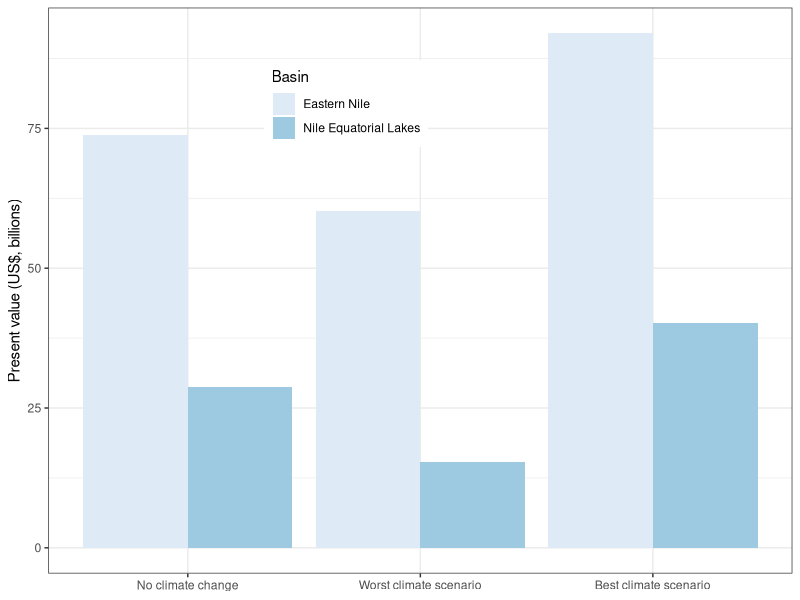
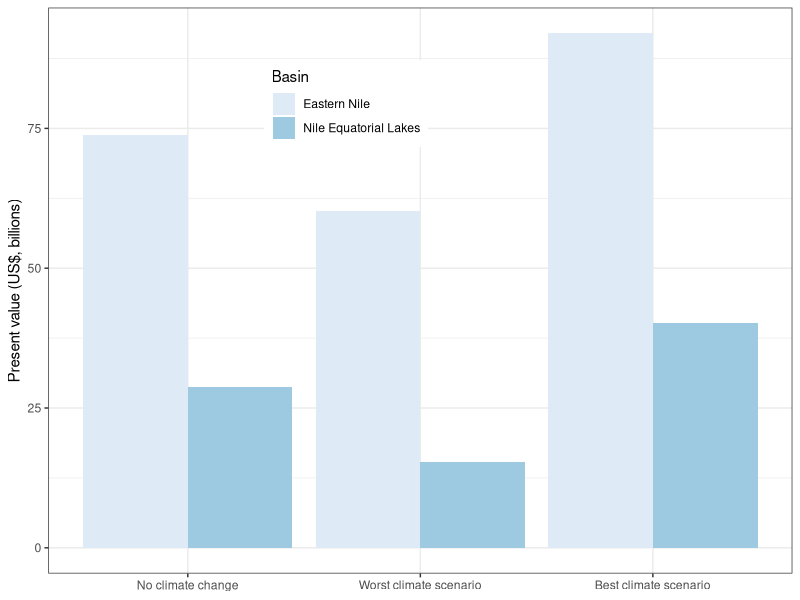
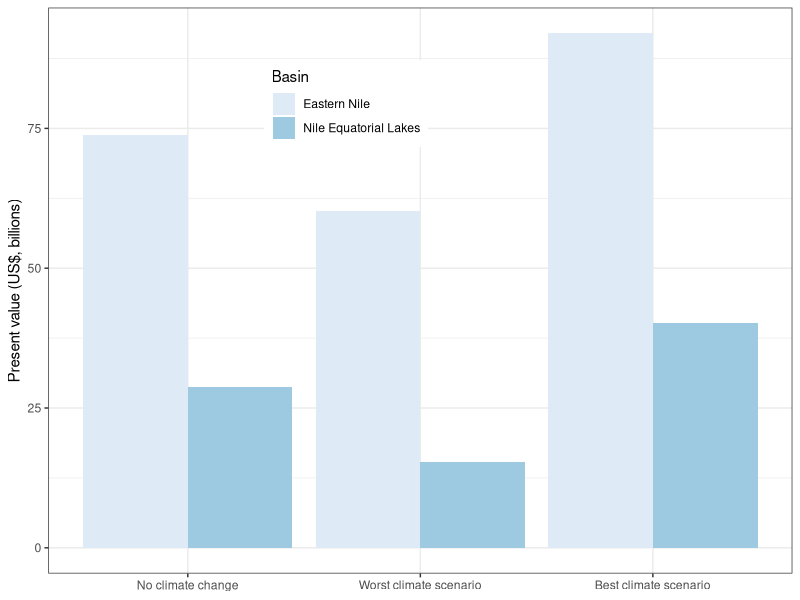

The R source for these figures, in order:
library(ggplot2)
library(dplyr)
library(reshape2)
library(RColorBrewer)

d <- read.csv("World_Bank_Table5.1.csv")

data.frame(Basin=d$Basin, Low_loss=d$PV_CC_Low - d$PV_No_CC)
data.frame(Basin=d$Basin, Low_gain=d$PV_CC_High - d$PV_No_CC)

d <- melt(d, value.name="PV")
d <- filter(d, Basin %in%c("Eastern Nile", "Nile Equatorial Lakes"))

d$variable <- ordered(d$variable,
                      levels=c("PV_No_CC", "PV_CC_Low", "PV_CC_High"),
                      labels=c("No climate change",
                               "Worst climate scenario",
                               "Best climate scenario"))

# This is plotting the present value of planned hydro and irrigation expansion 
# revenues over the 2015 to 2050 period in billions of US $
ggplot(d, aes(variable, PV, fill=Basin)) +
    theme_bw() +
    geom_bar(stat="identity", position="dodge") +
    theme(axis.title.x=element_blank(),
          legend.position=c(.4, .83)) +
    ylab("Present value (US$, billions)") +
    scale_fill_brewer()
ggsave("Horn_hydro_PV_under_cc.png", height=4, width=6, dpi=400)
ggsave("Horn_hydro_PV_under_cc.eps", height=4, width=6, dpi=400)
